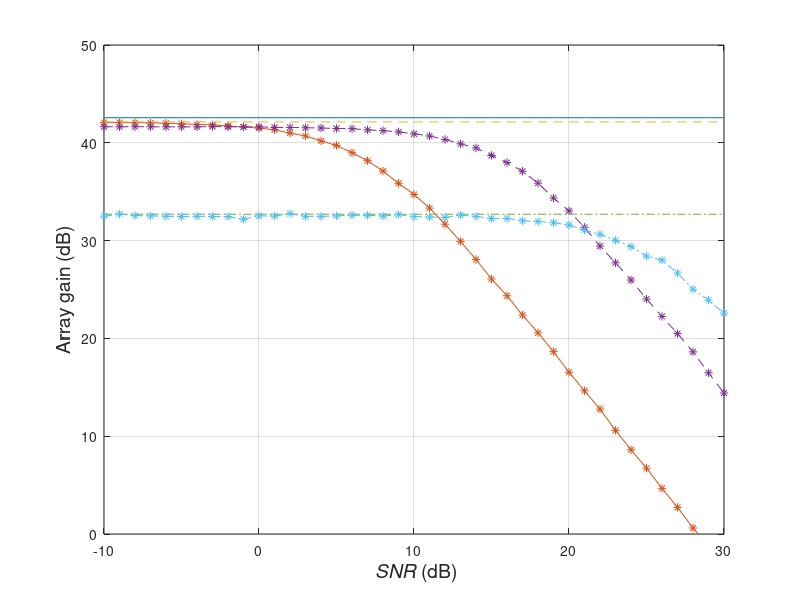

Reproduce this figure in MATLAB. (Note: this script raises an error after producing the figure.)
%%%%%%%%%%%%%%%%%%%%%%%%%%%%%%%%
% Figure 6.40b
%MPDR_DL, with array perturbation
%Relation between signal mitch and array gain is studied
% Derik Lu 
% Lillian Xu updated 04/06/2001
% updated by K. Bell 7/26/01, 11/13/01
%%%%%%%%%%%%%%%%%%%%%%%%%%%%%%%%
clear all
close all

sigmaP = 0.05;

N = 10;
BWNN = 4/N;
n = (-(N-1)/2:(N-1)/2)';
signalRange = 0:BWNN/2/200:BWNN/2;
LNRrange = [10 20 30];
%SNRrange = [-10:5:30];
% uncomment to get figure oin text
SNRrange = [-10:30];
totalTrialNumber = 500;

Ui1 = -0.30;
Ui2 = 0.30;
Us = 0;

C = exp(j*n*pi*[0]);								 %MPDR
f = [1];

INR1 = 10^(30/10);
INR2 = 10^(30/10);

Gain = zeros(length(LNRrange),length(SNRrange));
Gain0 = zeros(length(LNRrange),length(SNRrange));

m = 1;
for LNR = 10.^(LNRrange/10);
   disp(['loop ' int2str(m) ' of 3 ...'])
   k = 1;
   for SNR = 10.^(SNRrange/10)

      for trial = 1:totalTrialNumber
         
         d1 = (n/2+sigmaP*randn(N,1))*Ui1 + sigmaP*randn(N,1)*sqrt(1-Ui1^2);
         d2 = (n/2+sigmaP*randn(N,1))*Ui2 + sigmaP*randn(N,1)*sqrt(1-Ui2^2);
         ds = (n/2+sigmaP*randn(N,1))*Us  + sigmaP*randn(N,1)*sqrt(1-Us^2);
         
         Vi1 = exp(j*2*pi*d1);
         Vi2 = exp(j*2*pi*d2);
         Vs  = exp(j*2*pi*ds);
         Ss = SNR*Vs*Vs';
         Sn = eye(N) + INR1*Vi1*Vi1'+ INR2*Vi2*Vi2';
         Sx = Ss + Sn + LNR*eye(N);     % Diagonal Loading

         W = inv(Sx)*C*inv(C'*inv(Sx)*C)*f;           %consider White Noise only
         
         SINR0 = (W'*Ss*W)/(W'*Sn*W);
         
         SINRi = SNR/(1+INR1+INR2);
         Gain(m,k) = Gain(m,k) + SINR0/SINRi;
      end
      k = k+1;
   end
   m = m + 1;
end


Vs = exp(j*n*pi*Us);
Vi1 = exp(j*n*pi*Ui1);
Vi2 = exp(j*n*pi*Ui2);

m = 1;
for LNR = 10.^(LNRrange/10)
   k = 1;
   for SNR = 10.^(SNRrange/10)
         Ss = SNR*Vs*Vs';
         Sn = eye(N) + INR1*Vi1*Vi1'+ INR2*Vi2*Vi2';
         Sx = Ss + Sn + LNR*eye(N);     % Diagonal Loading
         W = inv(Sx)*C*inv(C'*inv(Sx)*C)*f;           %consider White Noise only
         SINR0 = (W'*Ss*W)/(W'*Sn*W);
         SINRi = SNR/(1+INR1+INR2);
         Gain0(m,k) = SINR0/SINRi;
         k = k+1;
   end
   m = m + 1;
end

Gain = Gain/totalTrialNumber;
Gain = 10*log10(abs(Gain));

Gain0 = 10*log10(abs(Gain0));

x = SNRrange;
plot(x, Gain0(1,:),'-',x,Gain(1,:),'-*')
hold on
plot(x, Gain0(2,:),'--',x,Gain(2,:),'--*')
hold on
plot(x, Gain0(3,:),'-.',x,Gain(3,:),'-.*')
axis([-10 30 0 50])
grid
xlabel('{\it SNR} (dB)','Fontsize',14)
ylabel('Array gain (dB)','Fontsize',14)
%title('MPDR\_DL with perturbation, ua=0, ui=+/-0.30, INR=30dB(each), \sigma_P=0.1*\lambda, 500 trials')
h=legend('{\itLNR}=10 dB, \sigma_{\itp}/\lambda=0','{\itLNR}=10 dB, \sigma_{\itp}/\lambda=0.05', ...
       '{\itLNR}=20 dB, \sigma_{\itp}/\lambda=0','{\itLNR}=20 dB, \sigma_{\itp}/\lambda=0.05', ...
       '{\itLNR}=30 dB, \sigma_{\itp}/\lambda=0','{\itLNR}=30 dB, \sigma_{\itp}/\lambda=0.05',3);
   set(h,'Fontsize',12)
